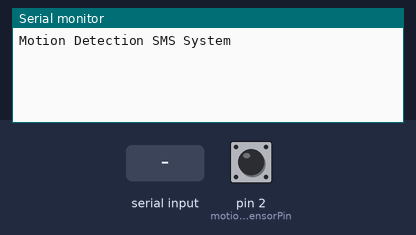
The sketch below on a simulated Arduino Uno, built with avr-gcc and run on an emulated ATmega328P. On the bench: the last lines printed to the serial monitor. Inputs (shaded band) come from the test bench; at power-on: pin 2 (motionSensorPin) LOW. The modem accepts every AT command (registered, SIM ready, sends succeed) and sends nothing else.

Above: at 1.3 s.
1.4 s: "1" received over the second serial link
At 2.5 s:
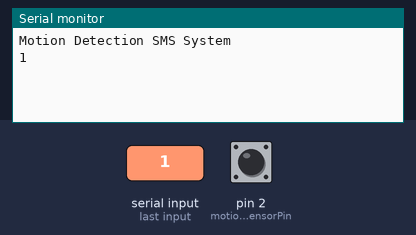
2.9 s: "0" received over the second serial link
At 3.6 s:
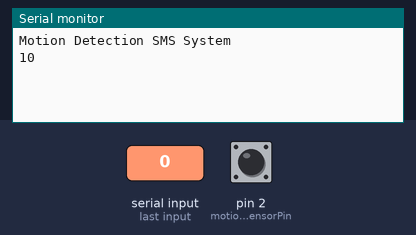
4.4 s: pin 2 (motionSensorPin) pulsed HIGH 2 times (0.12 s each, 0.3 s apart)
At 9.1 s:
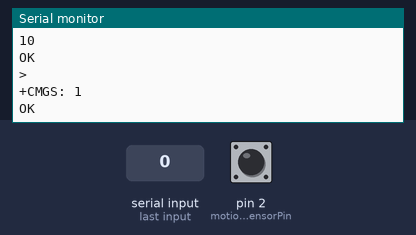

The sketch:

SIM900A_PIR_with_loop.ino
```cpp
#include <SoftwareSerial.h>
SoftwareSerial mySerial(9, 10);

const int motionSensorPin = 2; // Assuming motion sensor is connected to pin 2
bool motionDetected = false;

void setup() {
  pinMode(motionSensorPin, INPUT);
  mySerial.begin(9600);
  Serial.begin(9600);
  Serial.println("Motion Detection SMS System");
  delay(100);
}

void loop() {
  if (digitalRead(motionSensorPin) == HIGH) {
    if (!motionDetected) { // Check if motion was not previously detected
      SendMessage();
      motionDetected = true; // Set motion detected flag
    }
  } else {
    motionDetected = false; // Reset motion detected flag
  }

  if (mySerial.available() > 0)
    Serial.write(mySerial.read());
}

void SendMessage() {
  mySerial.println("AT+CMGF=1");
  delay(1000);
  mySerial.println("AT+CMGS=\"+918220740768\"\r");
  delay(1000);
  mySerial.println("Motion detected!"); // Message indicating motion detection
  delay(100);
  mySerial.println((char)26);
  delay(1000);
}
```

Measured:
- after the input at 1.4 s, the serial monitor: prints a new line at once (image 1)
- after the input at 2.9 s, the serial monitor: prints a new line at once (image 2)
- after the input at 4.4 s, the serial monitor: prints a new line after 3.2 s (image 3)
